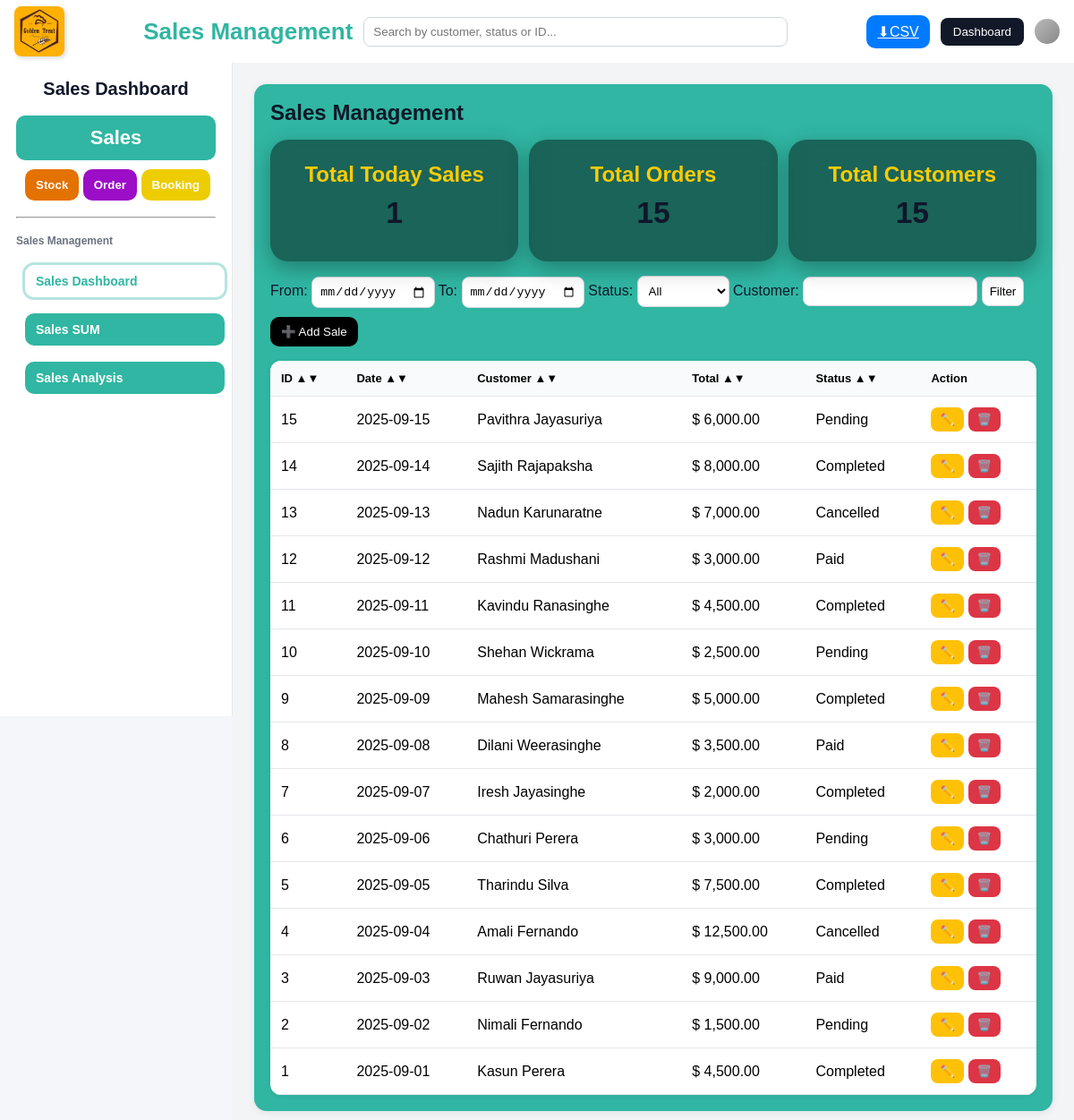
/sales/index.php, run on the app's committed database.
### tables this page shows
CREATE TABLE sales (
    id INT AUTO_INCREMENT PRIMARY KEY,
    date DATE NOT NULL,
    customer VARCHAR(255) NOT NULL,
    quantity INT DEFAULT 0,
    total DECIMAL(10,2) NOT NULL,
    status ENUM('Pending','Paid','Completed','Cancelled') DEFAULT 'Pending'
);

### sales/index.php (the view, shortened to what this page needs)
<?php
$host = "localhost";
$user = "root";
$pass = "";
$db   = "bakehouse";
$conn = new mysqli($host, $user, $pass, $db);
$where = "1=1";
$sql = "SELECT id, date, customer, total, status FROM sales WHERE $where ORDER BY id DESC";
$result = $conn->query($sql);
$sql = "SELECT COUNT(*) AS total_orders FROM sales";
$result = $conn->query($sql);
$row = $result->fetch_assoc();
$totalOrders = $row['total_orders'];
$sql = "SELECT COUNT(DISTINCT customer) AS total_cus FROM sales";
$result = $conn->query($sql);
$row = $result->fetch_assoc();
$totalCus = $row['total_cus'];
$sql = "SELECT COUNT(*) AS today_sales FROM sales WHERE date = CURDATE()";
$result = $conn->query($sql);
$row = $result->fetch_assoc();
$todaySales = $row['today_sales'];
$where = "1=1";
$sql = "SELECT id, date, customer, total, status FROM sales WHERE $where ORDER BY id DESC";
$result = $conn->query($sql);
$sales = [];
if ($result->num_rows > 0) {
    while ($row = $result->fetch_assoc()) {
        $sales[] = $row;
    }
}
?>
<!DOCTYPE html>
<html lang="en">
<head>
  <link rel="stylesheet" href="style1.css">
</head>
<body>
  <div class="header">
    <div class="header-left"><img src="logo.jpg" alt="Logo" /></div>
    <div class="header-middle">
      <div class="header-middle-title">Sales Management</div>
      <div class="search-bar"><input id="globalSearch" type="text" placeholder="Search by customer, status or ID..." />
      </div>
    </div>
    <div class="header-right">
        <a class="btn" href="?<?= http_build_query(array_merge($_GET,[" export"=>"csv"])) ?>">⬇CSV</a>
      <button class="role-btn" onclick="window.location.href='../index.html'">Dashboard</button>
      <div class="user-icon"></div>
    </div>
  </div>
  <div class="layout">
    <aside class="sidebar">
      <h1>Sales Dashboard</h1>
      <nav>
        <button class="salesbtn" onclick="window.location.href='index.php'">Sales</button>
        <div class="otherbtn">
          <button class="Sbtn" onclick="window.location.href='../stoke/stock.php'">Stock</button>
          <button class="Ubtn" onclick="window.location.href='../order/order.php'">Order</button>
          <button class="Bbtn" onclick="window.location.href='../booking/index.html'">Booking</button>
        </div>
        <hr />
        <p>Sales Management</p>
        <div class="salebtn">
          <button class="tab-btn active" onclick="window.location.href='index.php'">Sales Dashboard</button>
          <button class="tab-btn" onclick="window.location.href='index2.php'">Sales SUM</button>
         <button class="tab-btn " onclick="window.location.href='index3.php'">Sales Analysis</button>
        </div>
      </nav>
    </aside>
    <main class="free-area">
      <section id="sales-dashboard" class="panel active">
        <div class="content">
          <h1>Sales Management </h1>
          <div class="cards">
            <div class="card">
              <h3>Total Today Sales</h3>
              <p>
                <?php echo $todaySales; ?>
              </p>
            </div>
            <div class="card">
              <h3>Total Orders</h3>
              <p id="cardOrders">
                <?= $totalOrders ?>
              </p>
            </div>
            <div class="card">
              <h3>Total Customers</h3>
              <p id="cardCustomers">
                <?= $totalCus ?>
              </p>
            </div>
          </div>
          <div class="toolbar">
            <div class="filter-bar">
              <form method="GET">
                From: <input type="date" name="from" value="<?= $_GET['from'] ?? '' ?>">
                To: <input type="date" name="to" value="<?= $_GET['to'] ?? '' ?>">
                Status:
                <select name="status">
                  <option value="">All</option>
                </select>
                Customer: <input type="text" name="customer" value="<?= $_GET['customer'] ?? '' ?>">
                <button type="submit">Filter</button>
              </form>
            </div>
            <div style="flex:1">
           <button class="btn secondary" onclick="openForm()">➕ Add Sale</button></div>
          </div>
          <div class="table-wrap">
            <table id="salesTable">
              <tr>
                <th data-sort="id">ID ▲▼</th>
                <th data-sort="date">Date ▲▼</th>
                <th data-sort="customer">Customer ▲▼</th>
                <th data-sort="total">Total ▲▼</th>
                <th data-sort="status">Status ▲▼</th>
                <th>Action </th>
              </tr>
              <tbody>
                <?php if(empty($sales)): ?>
                <tr>
                  <td colspan="5" class="text-center">No records found</td>
                </tr>
                <?php else: ?>
                <?php foreach($sales as $s): ?>
                <tr>
                  <td>
                    <?= $s['id'] ?>
                  </td>
                  <td>
                    <?= $s['date'] ?>
                  </td>
                  <td>
                    <?= $s['customer'] ?>
                  </td>
                  <td>$
                    <?= number_format($s['total'],2) ?>
                  </td>
                  <td>
                    <?= $s['status'] ?>
                  </td>
                  <td>
                    <div class="row-actions">
                      <button class="edit" onclick="document.getElementById('edit_id').value='<?= $s['id'] ?>';
                                          document.getElementById('edit_date').value='<?= $s['date'] ?>';
                                          document.getElementById('edit_customer').value='<?= $s['customer'] ?>';
                                          document.getElementById('edit_total').value='<?= $s['total'] ?>';
                                          document.getElementById('edit_status').value='<?= $s['status'] ?>';
                                          openModal('editModal');">✏️</button>
                      <button class="del"
                        onclick="document.getElementById('delete_id').value='<?= $s['id'] ?>'; openModal('deleteModal');">🗑️</button>
                  </td>
          </div>
          </tr>
          <?php endforeach; ?>
          <?php endif; ?>
</body>
</html>

### data on the page
sales: id "15", date "2025-09-15", customer "Pavithra Jayasuriya", total "6,000.00", status "Pending"
sales: id "14", date "2025-09-14", customer "Sajith Rajapaksha", total "8,000.00", status "Completed"
sales: id "13", date "2025-09-13", customer "Nadun Karunaratne", total "7,000.00", status "Cancelled"
sales: id "12", date "2025-09-12", customer "Rashmi Madushani", total "3,000.00", status "Paid"
sales: id "11", date "2025-09-11", customer "Kavindu Ranasinghe", total "4,500.00", status "Completed"
sales: id "10", date "2025-09-10", customer "Shehan Wickrama", total "2,500.00", status "Pending"
sales: id "9", date "2025-09-09", customer "Mahesh Samarasinghe", total "5,000.00", status "Completed"
sales: id "8", date "2025-09-08", customer "Dilani Weerasinghe", total "3,500.00", status "Paid"
sales: id "7", date "2025-09-07", customer "Iresh Jayasinghe", total "2,000.00", status "Completed"
sales: id "6", date "2025-09-06", customer "Chathuri Perera", total "3,000.00", status "Pending"
sales: id "5", date "2025-09-05", customer "Tharindu Silva", total "7,500.00", status "Completed"
sales: id "4", date "2025-09-04", customer "Amali Fernando", total "12,500.00", status "Cancelled"
sales: id "3", date "2025-09-03", customer "Ruwan Jayasuriya", total "9,000.00", status "Paid"
sales: id "2", date "2025-09-02", customer "Nimali Fernando", total "1,500.00", status "Pending"
sales: id "1", date "2025-09-01", customer "Kasun Perera", total "4,500.00", status "Completed"

### other printed values
$todaySales "1"
$totalOrders "15"
$totalCus "15"
